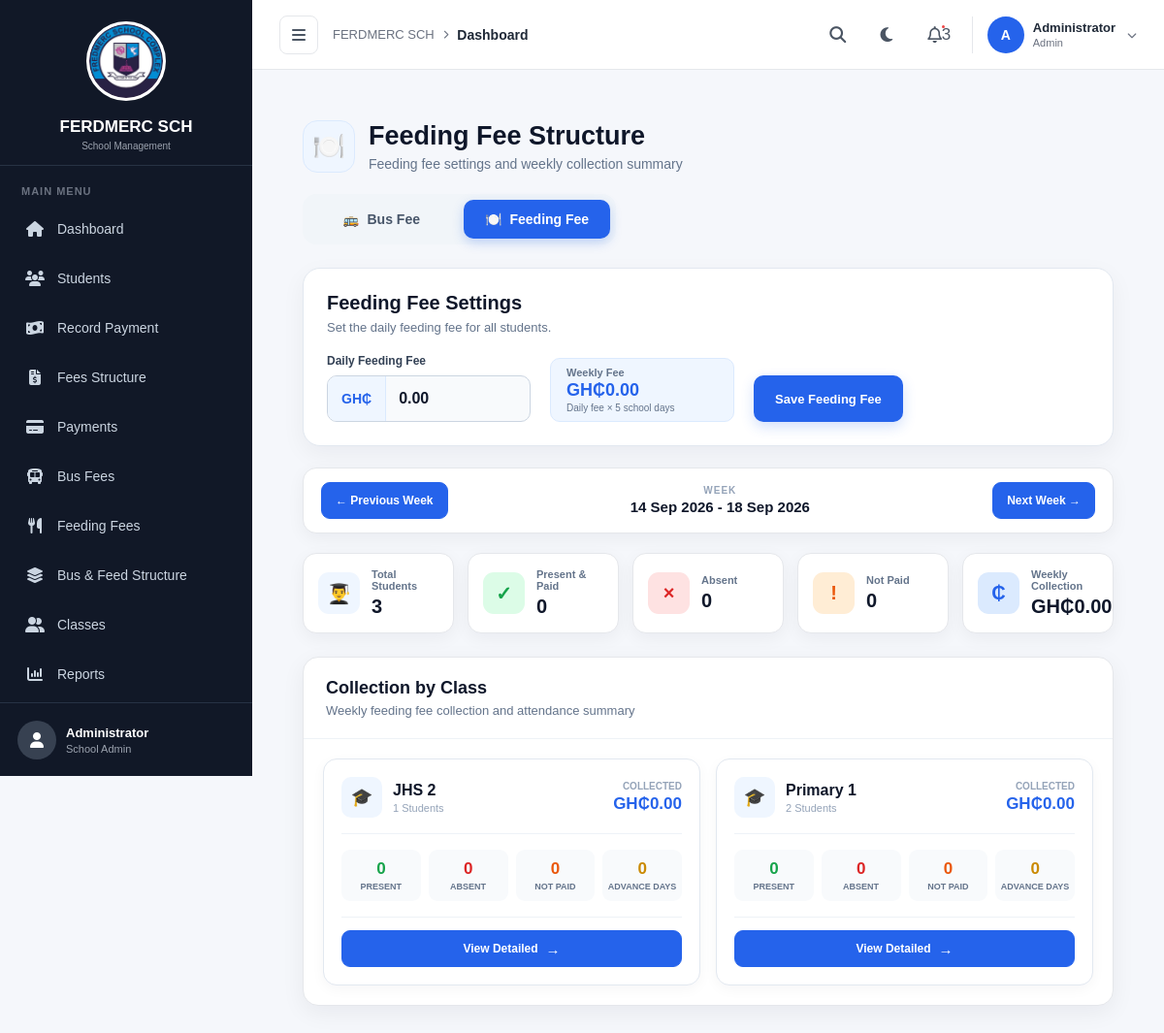
Page /bus-fee-structure/?type=feeding on the earlier database version.
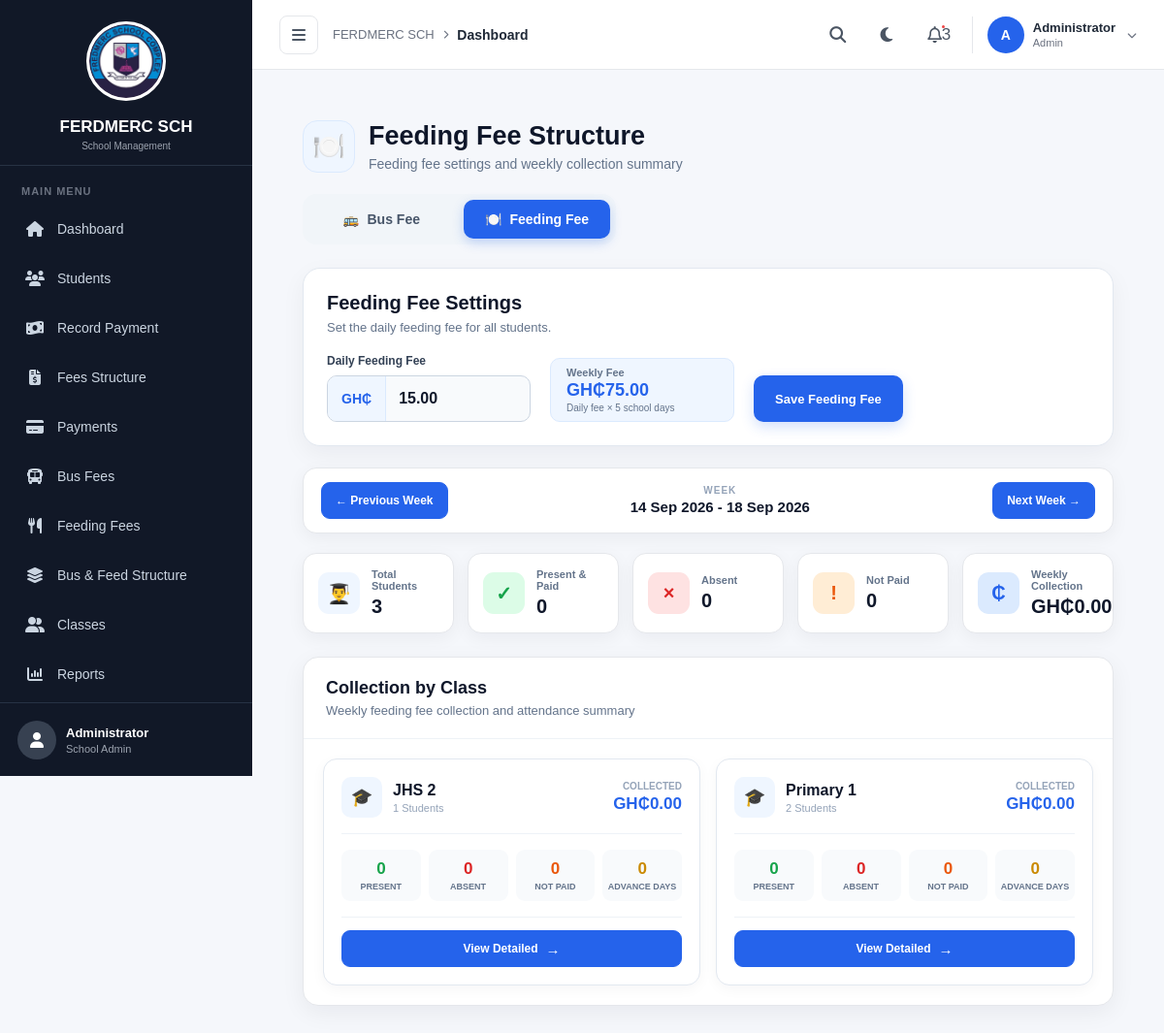
Same page on the later database version.
### fees/models.py (models this page shows, shortened)
class FeedingFeeStructure(models.Model):
    daily_fee = models.DecimalField(
        max_digits=10,
        decimal_places=2,
        default=0
    )
    academic_year = models.CharField(
        max_length=20,
        default="2026/2027"
    )
    created_at = models.DateTimeField(
        auto_now_add=True
    )
    updated_at = models.DateTimeField(
        auto_now=True
    )

### fees/views.py (the view, shortened to what this page needs)
def bus_fee_structure(request):
    fee_type = request.GET.get(
        "type",
        "bus"
    ).strip().lower()
    if fee_type not in ["bus", "feeding"]:
        fee_type = "bus"
    selected_date = request.GET.get(
        "date",
        ""
    ).strip()
    if selected_date:
        try:
            current_date = date.fromisoformat(
                selected_date
            )
        except ValueError:
            current_date = date.today()
    else:
        current_date = date.today()
    monday = current_date - timedelta(
        days=current_date.weekday()
    )
    friday = monday + timedelta(
        days=4
    )
    previous_week = monday - timedelta(
        days=7
    )
    next_week = monday + timedelta(
        days=7
    )
    week_dates = [
        monday + timedelta(days=i)
        for i in range(5)
    ]
    if fee_type == "bus":
        fee_structure = (
            BusFeeStructure.objects
            .order_by("-updated_at")
            .first()
        )
    else:
        fee_structure = (
            FeedingFeeStructure.objects
            .order_by("-updated_at")
            .first()
        )
    if fee_structure:
        daily_fee = fee_structure.daily_fee
    else:
        daily_fee = Decimal(
            "0.00"
        )
    weekly_fee = daily_fee * 5
    classes = (
        Student.objects
        .filter(
            status="Active"
        )
        .values_list(
            "student_class",
            flat=True
        )
        .distinct()
        .order_by(
            "student_class"
        )
    )
    if fee_type == "bus":
        fee_records = (
            BusFeeRecord.objects
            .filter(
                date__in=week_dates
            )
            .select_related(
                "student"
            )
        )
    else:
        fee_records = (
            FeedingFeeRecord.objects
            .filter(
                date__in=week_dates
            )
            .select_related(
                "student"
            )
        )
    class_summaries = []
    total_students = 0
    total_paid = 0
    total_absent = 0
    total_unpaid = 0
    total_advance_days = 0
    total_collection = Decimal(
        "0.00"
    )
    for student_class in classes:
        students = (
            Student.objects
            .filter(
                student_class=student_class,
                status="Active"
            )
        )
        student_ids = set(
            students.values_list(
                "id",
                flat=True
            )
        )
        class_records = [
            record
            for record in fee_records
            if record.student_id in student_ids
        ]
        present = sum(
            1
            for record in class_records
            if record.status == "paid"
        )
        absent = sum(
            1
            for record in class_records
            if record.status == "absent"
        )
        not_paid = sum(
            1
            for record in class_records
            if record.status == "present_not_paid"
        )
        advance_days = sum(
            1
            for record in class_records
            if record.is_advance_payment
        )
        collection = sum(
            (
                record.amount
                for record in class_records
                if (
                    record.status == "paid"
                    or record.is_advance_payment
                )
            ),
            Decimal("0.00")
        )
        student_count = len(
            student_ids
        )
        class_summaries.append({
            "student_class":
                student_class,
            "total_students":
                student_count,
            "present":
                present,
            "absent":
                absent,
            "not_paid":
                not_paid,
            "advance_days":
                advance_days,
            "collection":
                collection,
        })
        total_students += student_count
        total_paid += present
        total_absent += absent
        total_unpaid += not_paid
        total_advance_days += advance_days
        total_collection += collection
    if fee_type == "bus":
        fee_name = "Bus Fee"
        fee_icon = "🚌"
        fee_description = (
            "Bus fee settings and weekly collection summary"
        )
        settings_description = (
            "Set the daily bus fee for all students."
        )
        daily_label = "Daily Bus Fee"
        save_label = "Save Bus Fee"
        collector_url = "bus_fees"
    else:
        fee_name = "Feeding Fee"
        fee_icon = "🍽️"
        fee_description = (
            "Feeding fee settings and weekly collection summary"
        )
        settings_description = (
            "Set the daily feeding fee for all students."
        )
        daily_label = "Daily Feeding Fee"
        save_label = "Save Feeding Fee"
        collector_url = "feeding_fees"
    context = {
        "fee_type":
            fee_type,
        "fee_name":
            fee_name,
        "fee_icon":
            fee_icon,
        "fee_description":
            fee_description,
        "settings_description":
            settings_description,
        "daily_label":
            daily_label,
        "save_label":
            save_label,
        "collector_url":
            collector_url,
        "class_summaries":
            class_summaries,
        "monday":
            monday,
        "friday":
            friday,
        "previous_week":
            previous_week,
        "next_week":
            next_week,
        "week_dates":
            week_dates,
        "daily_fee":
            daily_fee,
        "weekly_fee":
            weekly_fee,
        "total_students":
            total_students,
        "total_paid":
            total_paid,
        "total_absent":
            total_absent,
        "total_unpaid":
            total_unpaid,
        "total_advance_days":
            total_advance_days,
        "total_collection":
            total_collection,
    }
    return render(
        request,
        "fees/bus_fee_structure.html",
        context
    )

### fees/context_processors.py (called while the page is built)
def school_settings(request):
    settings = SchoolSettings.objects.first()
    if not settings:
        settings = SchoolSettings.objects.create()
    return {
        "school_settings": settings
    }

### templates/fees/bus_fee_structure.html (shortened to what the changed rows need)
{% extends "fees/base.html" %}
{% load static %}
{% block content %}
<link rel="stylesheet" href="{% static 'css/bus_fee_structure.css' %}">
<div class="bus-summary-page">
    <div class="bus-page-header">
        <div class="bus-page-title">
            <div>
                <h1>
                    {{ fee_name }} Structure
                </h1>
            </div>
        </div>
    </div>
    <div class="bus-fee-settings-card">
        <div class="settings-card-header">
            <div>
                <h2>
                    {{ fee_name }} Settings
                </h2>
            </div>
        </div>
        <form
            method="POST"
            class="bus-fee-settings-form"
        >
            <div class="fee-input-group">
                <div class="fee-input-wrapper">
                    <span>GH₵</span>
                    <input
                        type="number"
                        id="daily_fee"
                        name="daily_fee"
                        value="{{ daily_fee }}"
                        min="0"
                        step="0.01"
                        required
                    >
                </div>
            </div>
            <div class="weekly-fee-display">
                <span>
                    Weekly Fee
                </span>
                <strong>
                    GH₵{{ weekly_fee|floatformat:2 }}
                </strong>
                <small>
                    Daily fee × 5 school days
                </small>
            </div>
        </form>
    </div>
    <div class="collection-section">
        <div class="section-header">
            <div>
                <h2>
                    Collection by Class
                </h2>
            </div>
        </div>
    </div>
</div>
{% endblock %}

Differences in the rows shown:
added FeedingFeeStructure: daily_fee "15.00"
Other differences:
{{ weekly_fee|floatformat:2 }}: "0.00" → "75.00"
form field daily_fee: "0.00" → (not shown)
